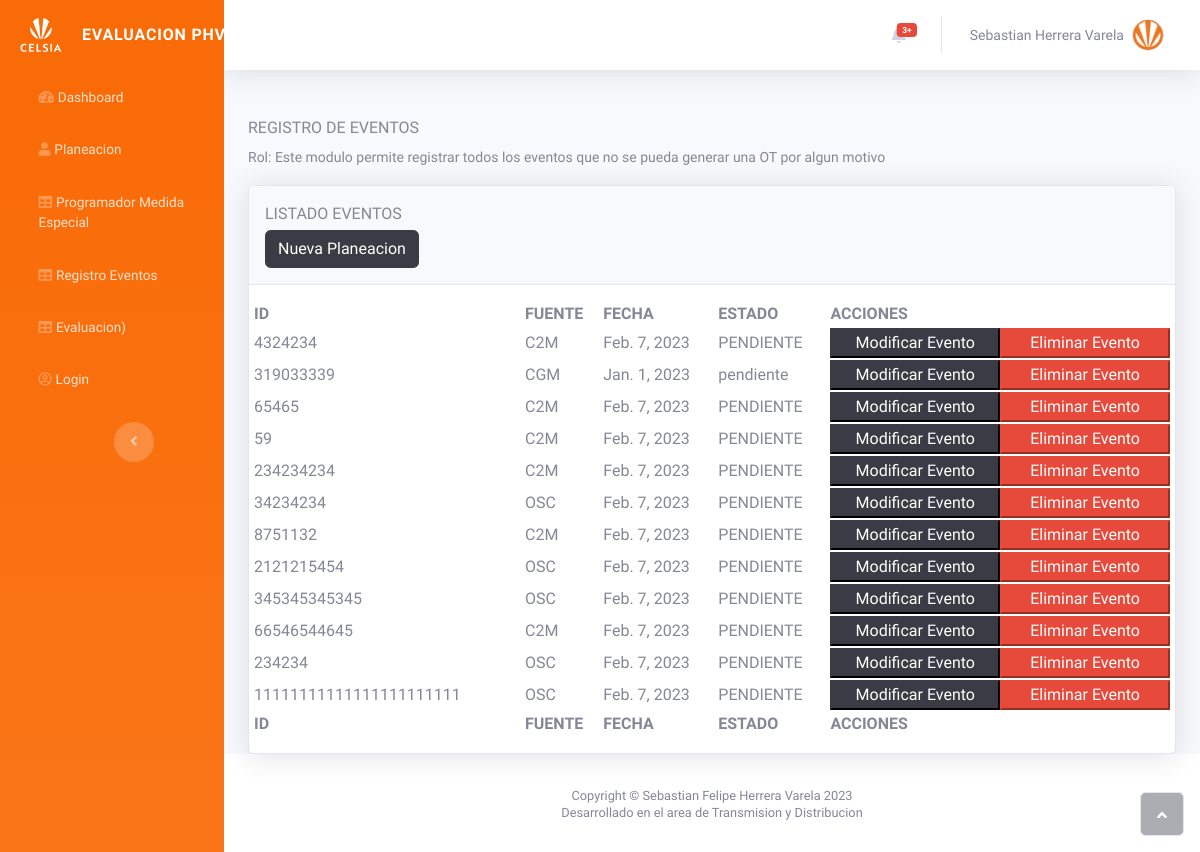
The page /listPlaneacion on the database its author committed.
### planeacion/models.py (models this page shows, shortened)
class Planeacion(models.Model):
    orden_trabajo = models.CharField(max_length=20, primary_key=True)
    fuente = models.CharField(max_length=20)
    contrata = models.CharField(max_length=20)
    fecha_programacion = models.DateField()
    estado = models.CharField(max_length=20)

### planeacion/views.py (the view)
# urls.py: path("listPlaneacion", views.listPlaneacion, name="listPlaneacion"),
def listPlaneacion(request):
    listado_planeacion = Planeacion.objects.all()
    return render(request, "planeacion/list_planeacion.html", {"data": listado_planeacion})

### planeacion/templates/planeacion/list_planeacion.html (shortened to what this page needs)
{% extends 'base.html' %}
{% block content %}
<div class="container-fluid mt-5">
    <h6 class="text-dark text-gray-600 text-uppercase">Registro de Eventos</h6>
    <small class="form-text1">
      Rol: Este modulo permite registrar todos los eventos que no se pueda generar
      una OT por algun motivo
    </small>
    <div class="card shadow mt-3">
      <div class="card-header py-3">
        <p class="text-primary m-0 text-gray-600 text-uppercase">Listado Eventos</p>
        <div class="input-group mt-1">
          <a class="btn btn-dark" href="{% url "planeacion:reg_planeacion" %}">Nueva Planeacion</a>
        </div>
      </div>
      <div class="card-body">
        <div class="row">
          <table id="sebastian" class="display responsive nowrap" style="width: 100%">
            <thead>
              <tr>
                <th class="text-uppercase">ID</th>
                <th class="text-uppercase">Fuente</th>
                <th class="text-uppercase">Fecha</th>
                <th class="text-uppercase">Estado</th>
                <th class="text-uppercase">Acciones</th>
              </tr>
            </thead>
            <tbody>
              {% for info in data %}
                <tr>
                  <td class="text-capitalcase">{{ info.orden_trabajo }}</td>
                  <td class="text-capitalcase">{{ info.fuente }}</td>
                  <td class="text-capitalcase">{{ info.fecha_programacion }}</td>
                  <td class="text-capitalcase">{{ info.estado }}</td>
                  <td>
                    <div class="contenedorBotones">
                      <button class="btn-dark botones">Modificar Evento</button>
                      <button class="btn-danger botones"  type="button">Eliminar Evento</button>
                    </div>
                  </td>
                </tr>
              {% endfor %}
            </tbody>
            <tfoot>
              <tr>
                <th class="text-uppercase">ID</th>
                <th class="text-uppercase">Fuente</th>
                <th class="text-uppercase">Fecha</th>
                <th class="text-uppercase">Estado</th>
                <th class="text-uppercase">Acciones</th>
              </tr>
            </tfoot>
          </table>
        </div>
      </div>
    </div>
  </div>
{% endblock content %}

### static/assets/css/sebashvare.css (style rules this page uses)
.contenedorBotones { display: flex; justify-content: center; }
.botones { display: inline-block; width: 50%; }

### static/assets/css/Styles.css (style rules this page uses)
body { font-family: 'Roboto Condensed', sans-serif; }

### rows shown on the page
Planeacion: orden_trabajo "4324234", fuente "C2M", fecha_programacion "Feb. 7, 2023", estado "PENDIENTE"
Planeacion: orden_trabajo "319033339", fuente "CGM", fecha_programacion "Jan. 1, 2023", estado "pendiente"
Planeacion: orden_trabajo "65465", fuente "C2M", fecha_programacion "Feb. 7, 2023", estado "PENDIENTE"
Planeacion: orden_trabajo "59", fuente "C2M", fecha_programacion "Feb. 7, 2023", estado "PENDIENTE"
Planeacion: orden_trabajo "234234234", fuente "C2M", fecha_programacion "Feb. 7, 2023", estado "PENDIENTE"
Planeacion: orden_trabajo "34234234", fuente "OSC", fecha_programacion "Feb. 7, 2023", estado "PENDIENTE"
Planeacion: orden_trabajo "8751132", fuente "C2M", fecha_programacion "Feb. 7, 2023", estado "PENDIENTE"
Planeacion: orden_trabajo "2121215454", fuente "OSC", fecha_programacion "Feb. 7, 2023", estado "PENDIENTE"
Planeacion: orden_trabajo "345345345345", fuente "OSC", fecha_programacion "Feb. 7, 2023", estado "PENDIENTE"
Planeacion: orden_trabajo "66546544645", fuente "C2M", fecha_programacion "Feb. 7, 2023", estado "PENDIENTE"
Planeacion: orden_trabajo "234234", fuente "OSC", fecha_programacion "Feb. 7, 2023", estado "PENDIENTE"
Planeacion: orden_trabajo "11111111111111111111111", fuente "OSC", fecha_programacion "Feb. 7, 2023", estado "PENDIENTE"
